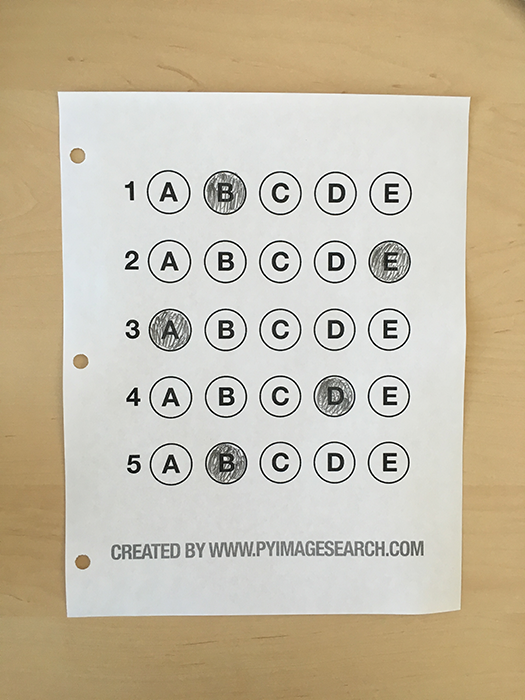
#> input picture test_05.png, 525 x 700 px
$ python OMR.py --image test_05.png
#> lines starting #> are read from the running program, lines starting #| are printed output that depends on the picture; after the words box and inside, x2 and y2 are one past the last pixel; in counts of white or black regions, pixels touching at a corner belong together
from imutils.perspective import four_point_transform
from imutils import contours
import numpy as np
import argparse
import imutils
import cv2

ap=argparse.ArgumentParser()
ap.add_argument('-i','--image', required=True, help='path to the input')
args=vars(ap.parse_args())

answer={0:1, 1:4, 2:0, 3:3, 4:1}

image=cv2.imread(args['image'])
#> image is the input picture: shape (700, 525, 3); mean B, G, R 166.9, 188.3, 198.8
gray=cv2.cvtColor(image,cv2.COLOR_BGR2GRAY)
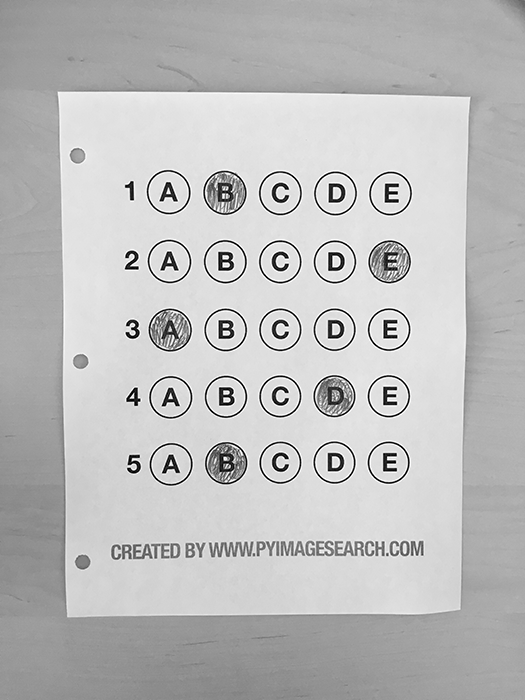
#> gray: shape (700, 525); min 0, max 255, mean 189
blurred=cv2.GaussianBlur(gray,(5,5),0)
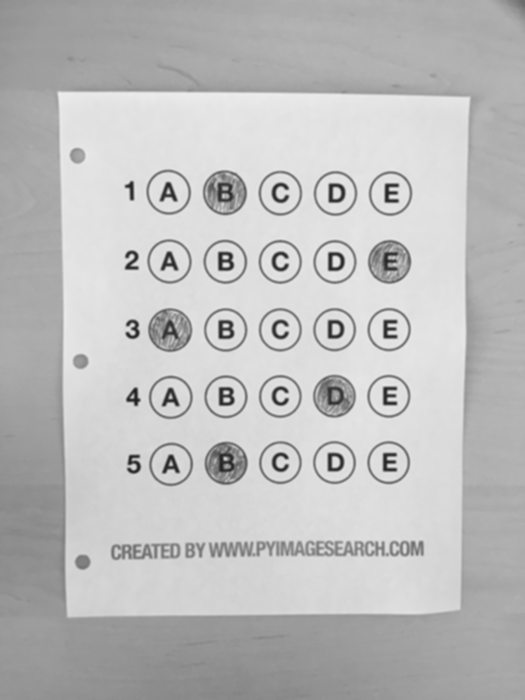
#> blurred: shape (700, 525); min 28, max 238, mean 189
edged=cv2.Canny(blurred,75,200)
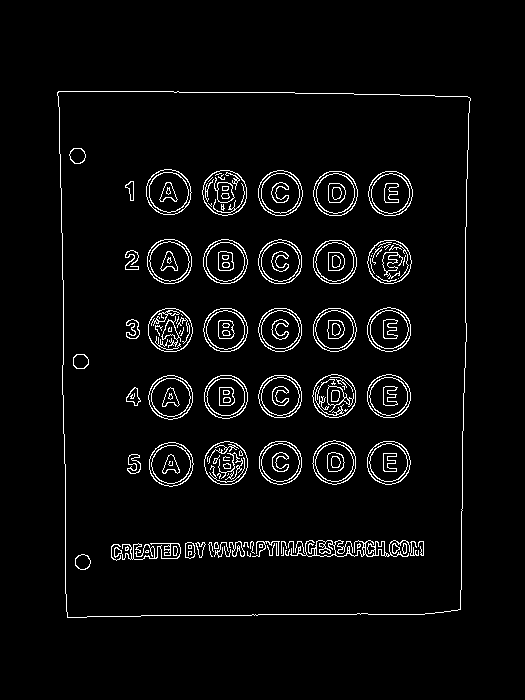
#> edged: shape (700, 525); 4% white in thin lines or dots, all inside (x1, y1, x2, y2) = (57, 91, 471, 618)


cnts=cv2.findContours(edged.copy(),cv2.RETR_EXTERNAL,cv2.CHAIN_APPROX_SIMPLE)
#> cnts = 1 contour; box (x1, y1, x2, y2) and area: (57, 91, 471, 618) 209467
cnts=imutils.grab_contours(cnts)
docCnt=None

if len(cnts) > 0:
		cnts=sorted(cnts,key=cv2.contourArea, reverse=True)
		for i in cnts:
				peri=cv2.arcLength(i,True)
				approx=cv2.approxPolyDP(i,0.02*peri,True)

				if len(approx)==4:
						docCnt=approx
						break
#> this loop made 1 pass
#> (peri, docCnt) on pass 1: (1863.5, [[58, 91], [67, 617], [460, 609], [470, 98]])


paper=four_point_transform(image,docCnt.reshape(4,2))
warped=four_point_transform(gray,docCnt.reshape(4,2))

thresh=cv2.threshold(warped,0,255,cv2.THRESH_BINARY_INV | cv2.THRESH_OTSU)[1]
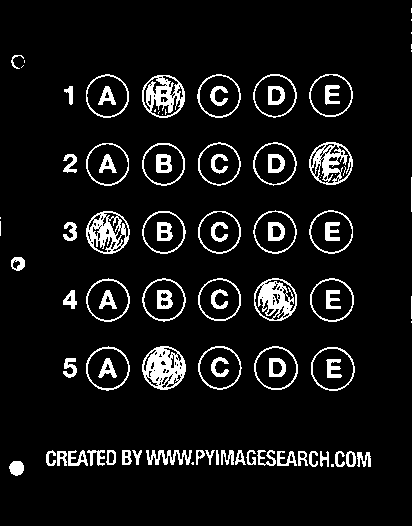
#> thresh: shape (526, 412); 8% white; 97 white regions (20 under 20 px)
cnts=cv2.findContours(thresh.copy(),cv2.RETR_EXTERNAL,cv2.CHAIN_APPROX_SIMPLE)
#> cnts = 69 contours, 14 with area under 20; largest, box (x1, y1, x2, y2) and area: (311, 347, 355, 391) 1466, (254, 346, 298, 390) 1457, (86, 346, 130, 391) 1455, (310, 278, 354, 322) 1454, (309, 210, 353, 254) 1445
cnts=imutils.grab_contours(cnts)
questionCnts=[]

for i in cnts:
	(x,y,w,h)=cv2.boundingRect(i)
	ar=w/float(h)

	if w >=20 and h>=20 and ar>=0.9 and ar<=1.1:
		questionCnts.append(i)
#> this loop made 69 passes
#> (x, y, w, h, ar) on passes 2 to 13: (191, 462, 3, 3, 1), (9, 461, 15, 15, 1), (357, 452, 14, 15, 0.933), (346, 451, 10, 16, 0.625), (335, 451, 10, 16, 0.625), (320, 451, 9, 16, 0.562), (309, 451, 9, 16, 0.562), (298, 451, 10, 15, 0.667), (277, 451, 20, 15, 1.33), (57, 451, 10, 15, 0.667), (257, 450, 19, 16, 1.19), (246, 450, 10, 15, 0.667)
#> (i, x, y, w, h, ar) on passes 1, 32, 33, 42, 43, 49: ([[331, 464], [331, 466], [333, 466], [333, 464]], 331, 464, 3, 3, 1), ([[411, 321], [411, 322]], 411, 321, 1, 2, 0.5), ([[411, 296], [411, 318]], 411, 296, 1, 23, 0.0435), ([[0, 221], [0, 235]], 0, 221, 1, 15, 0.0667), ([[0, 217], [0, 218]], 0, 217, 1, 2, 0.5), ([[411, 177], [411, 211]], 411, 177, 1, 35, 0.0286)
#> after the loop, questionCnts = 25 contours; largest, box (x1, y1, x2, y2) and area: (311, 347, 355, 391) 1466, (254, 346, 298, 390) 1457, (86, 346, 130, 391) 1455, (310, 278, 354, 322) 1454, (309, 210, 353, 254) 1445

questionCnts=contours.sort_contours(questionCnts, method='top-to-bottom')[0]
correct=0

for (q,i) in enumerate(np.arange(0,len(questionCnts),5)):
	cnts=contours.sort_contours(questionCnts[i:i+5])[0]
	bubbled=None

	for (j,c) in enumerate(cnts):
		mask=np.zeros(thresh.shape,dtype='uint8')
		cv2.drawContours(mask,[c],-1,255,-1)
		mask=cv2.bitwise_and(thresh, thresh, mask=mask)
		total=cv2.countNonZero(mask)

		if bubbled is None or total > bubbled[0]:
			bubbled=(total,j)


	color=(0,0,255)
	k=answer[q]

	if k==bubbled[1]:
		color=(0,0,255)
		correct += 1

	cv2.drawContours(paper, [cnts[k]], -1, color, 3)
#> this loop made 5 passes
#> (i, k) on passes 1 to 5: (0, 1), (5, 4), (10, 0), (15, 3), (20, 1)
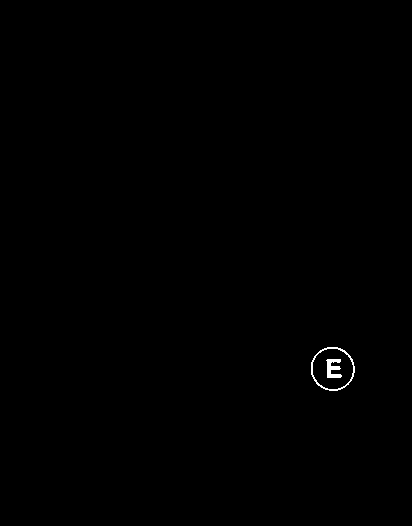
#> mask: shape (526, 412); 0.2% white; 2 white regions, box (x1, y1, x2, y2) and area: (311, 347, 355, 391) 250, (326, 359, 342, 378) 191
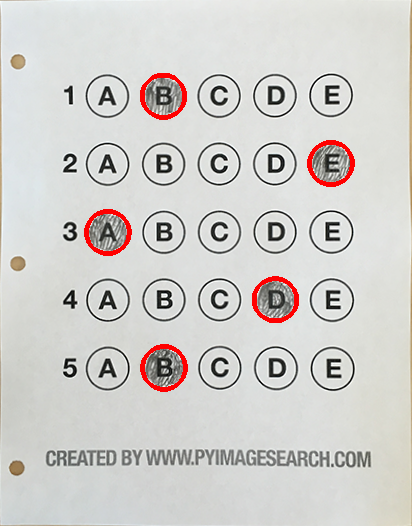
#> paper: shape (526, 412, 3); mean B, G, R 203.9, 206.9, 209
#> after the loop, correct = 5


score=(correct / 5.0) * 100
#> score = 100
print("score:{:.2f}%".format(score))
#| score:100.00%
cv2.putText(paper, '{:.2f}%'.format(score), (10,30), cv2.FONT_HERSHEY_SIMPLEX, 0.9, (0,0,255),2)
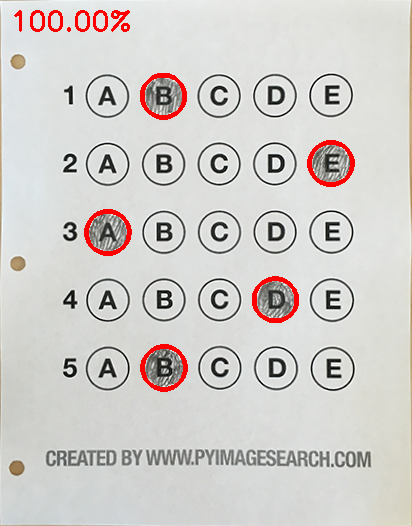
#> paper: shape (526, 412, 3); 0.43% of pixels changed, all inside (x1, y1, x2, y2) = (14, 10, 130, 32)
cv2.imshow("orginal",image)
cv2.imshow('Exam',paper)
cv2.waitKey(0)
